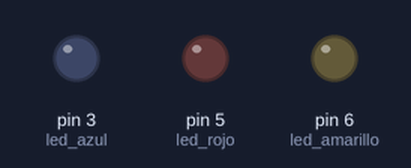
The sketch below on a simulated Arduino Uno, built with avr-gcc and run on an emulated ATmega328P. On the bench: output pins drawn as LEDs (lit = HIGH).

Above: at 0.05 s.
At 0.4 s:
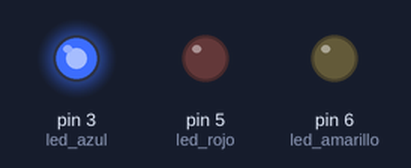
At 0.75 s:
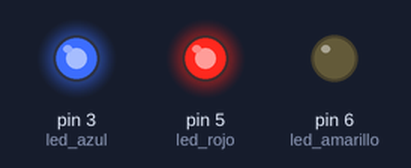
At 0.9 s:
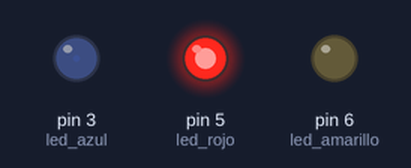
At 1.1 s:
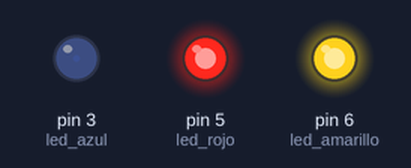
At 1.5 s:
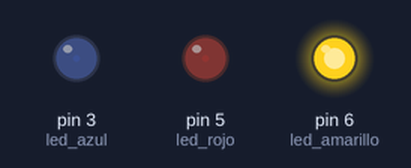
Timing chart, 0 to 3.6 s (numbered marks = the images above):
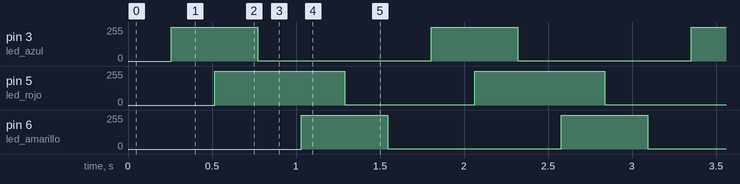

Measured:
- by itself, pin 3 (led_azul), pin 6 (led_amarillo): alternates 254/255 for 0.52 s and 1/255 for 1.0 s
- by itself, pin 5 (led_rojo): alternates 254/255 for 0.77 s and 1/255 for 0.77 s

The sketch:

led_gradual.ino
```cpp
const int led_azul=3;
const int led_rojo=5;
const int led_amarillo=6;
const int retardo=1;

void setup () {
}

void loop () {

	for (int brillo=0;brillo<255;brillo++){
		analogWrite(led_azul,brillo);
		delay(retardo);
	}

  for (int brillo=0;brillo<255;brillo++){
		analogWrite(led_rojo,brillo);
		delay(retardo);
	}

	for (int brillo=255;brillo>0;brillo--){
		analogWrite(led_azul,brillo);
		delay(retardo);
	}

  for (int brillo=0;brillo<255;brillo++){
		analogWrite(led_amarillo,brillo);
		delay(retardo);
	}

	for (int brillo=255;brillo>0;brillo--){
		analogWrite(led_rojo,brillo);
		delay(retardo);
	}

	for (int brillo=255;brillo>0;brillo--){
		analogWrite(led_amarillo,brillo);
		delay(retardo);
	}

}

//cargado en GitHub
```
